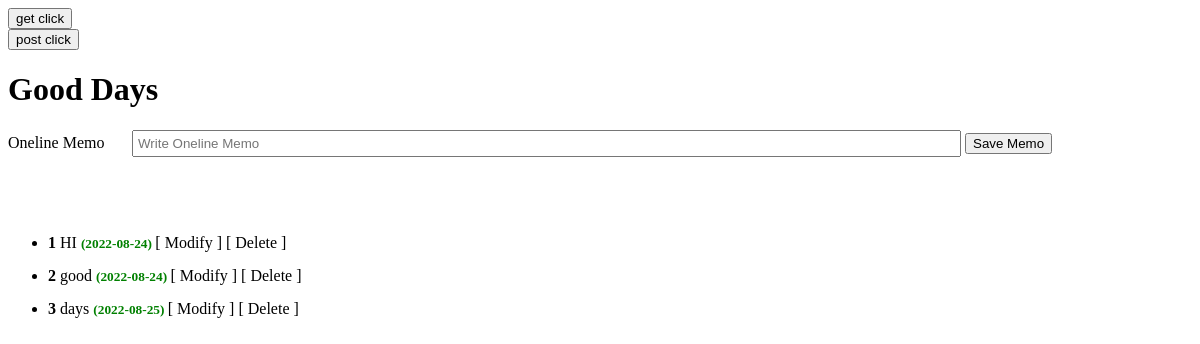
Before: /onememos/ with the older database file.
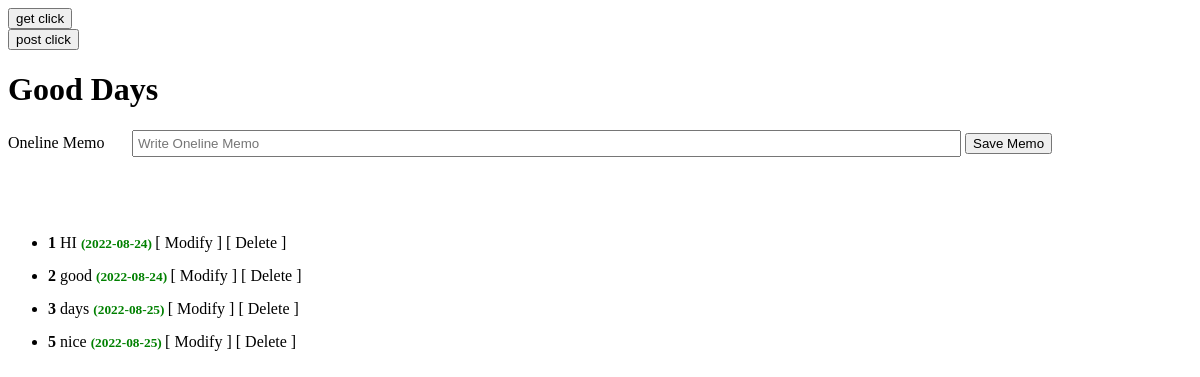
After: the same page with the newer database file.
### onememos/models.py (models this page shows, shortened)
class Memo(models.Model):
    memo_text = models.CharField(max_length=200)
    published_date = models.DateTimeField(auto_now_add=True)

### onememos/views.py (the view)
# urls.py: path('',views.main, name='main'),
def main(request):
    lists = Memo.objects.all()
    data = {'lists' : lists}
    return render(request, 'main.html', data)

### onememos/templates/main.html (shortened to what this page needs)
<!DOCTYPE html>
<html lang="ko">
<head>
</head>
<body>
    <form action="http://localhost:8000/onememos/writeMemo/" method="GET">
        <button>get click</button>
    </form>
    <form action="http://localhost:8000/onememos/writeMemo/" method="POST">
        <button>post click</button>
    </form>
    <h1>Good Days</h1>
    <form action="http://localhost:8000/onememos/createMemo/" method="POST" id="memowritefrom">
        <label for="memo" >Oneline Memo</label>
        <input type="text" id="memo" name="memoContent" size="100" placeholder="Write Oneline Memo" autocomplete="off">
        <button type="submit" form="memowritefrom">Save Memo</button>
    </form>
    <div style="padding-top: 50px">
        <ul style="line-height: 2em">
            {% for list in lists %}
                <li>
                    <b>{{list.id}}</b>
                    {{list.memo_text}}
                    <small style="color: green; font-weight: bold">
                        ({{list.published_date | date:'Y-m-d'}})
                    </small>
                    [ <a href="./modify/{{list.id}}">Modify</a> ]
                    [ <a href="./delete/{{list.id}}">Delete</a> ]
                </li>
            {% endfor %}
        </ul>
    </div>
</body>
</html>

Changed rows visible on the page:
added Memo: id "5", memo_text "nice", published_date "2022-08-25"
